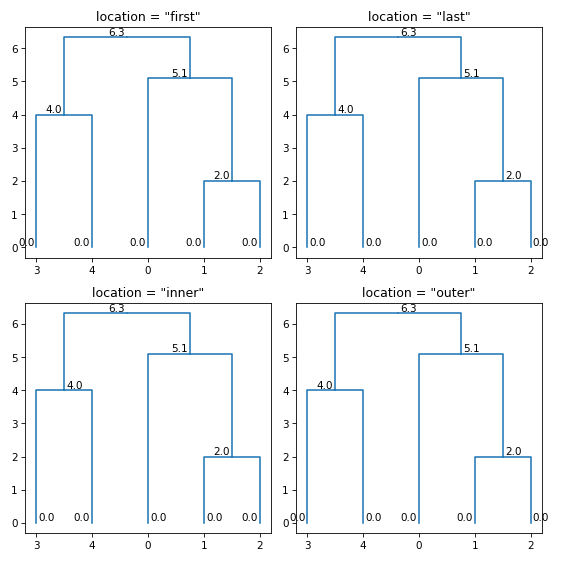

Here is the Python script that generated this plot:
import numpy
import matplotlib.pyplot
from subrela.clustering import get_clusters
from subrela.plot import get_dendrogram_data
from subrela.plot.matplotlib import draw_dendrogram, draw_node_info

X = numpy.array([[0, -5, -5, 6, 6], [0, -1, 1, -2, 2]])

Z = get_clusters(X)
leaf_data, node_data, tree_data, cut_data = get_dendrogram_data(Z)

_, axes = matplotlib.pyplot.subplots(nrows=2, ncols=2,
                                     figsize=(7.5, 7.5))
for ax, location in zip(axes.flat, ['first', 'last', 'inner', 'outer']):
    ax.set_title('location = "{}"'.format(location))
    draw_dendrogram(ax, leaf_data, tree_data, cut_data)
    draw_node_info(ax, node_data, node_data['height'],
                   formatter='{:.1f}'.format, location=location)
matplotlib.pyplot.show()
